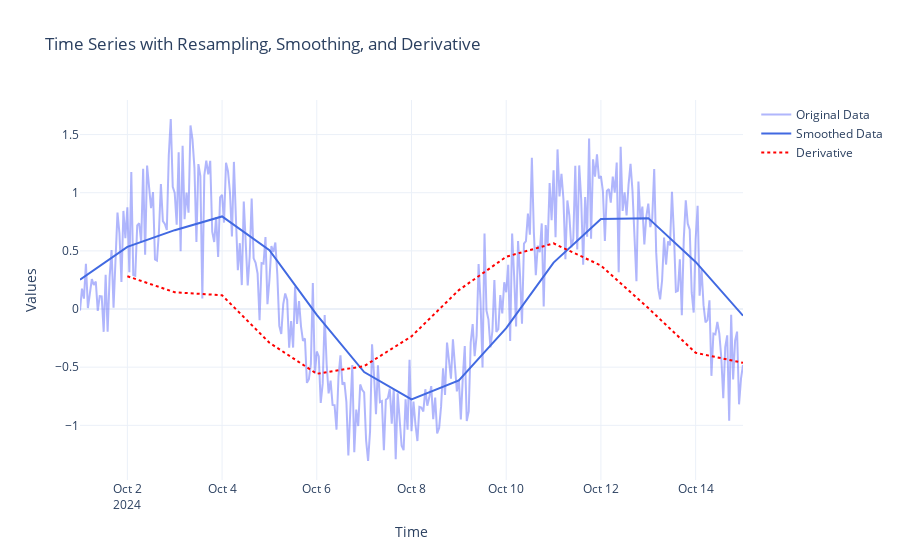

The notebook cell saved with this chart:
### Code cell
import pandas as pd
import numpy as np
import matplotlib.pyplot as plt
import plotly.graph_objects as go

# Sample data generation
dates = pd.date_range(start="2024-10-01", end="2024-10-15", freq="H")
values = np.sin(np.linspace(0, 10, len(dates))) + np.random.normal(0, 0.3, len(dates))
df = pd.DataFrame(values, index=dates, columns=["value"])

# Function to resample, smooth, and compute derivative
def resample_smooth_derivative(df, col_name, resample_freq='D', rolling_window=3):
    # Resample to daily frequency, then apply smoothing
    df_resampled = df[col_name].resample(resample_freq).mean()
    df_smoothed = df_resampled.rolling(window=rolling_window, min_periods=1).mean()
    
    # Compute derivative
    df_derivative = df_smoothed.diff().dropna()  # Drop NaNs after diff
    
    # Plotting with Plotly
    fig = go.Figure()
    
    # Original, resampled, and smoothed data
    fig.add_trace(go.Scatter(x=df.index, y=df[col_name], mode='lines', name='Original Data', opacity=0.5))
    fig.add_trace(go.Scatter(x=df_smoothed.index, y=df_smoothed, mode='lines', name='Smoothed Data',
                             line=dict(color='royalblue', width=2)))
    
    # Derivative of smoothed data
    fig.add_trace(go.Scatter(x=df_derivative.index, y=df_derivative, mode='lines', name='Derivative',
                             line=dict(color='red', width=2, dash='dot')))
    
    # Layout adjustments
    fig.update_layout(
        title="Time Series with Resampling, Smoothing, and Derivative",
        xaxis_title="Time",
        yaxis_title="Values",
        template="plotly_white"
    )
    
    fig.show()
    
    # Optional Matplotlib plot
    plt.figure(figsize=(12, 6))
    plt.plot(df.index, df[col_name], label="Original Data", color='gray', alpha=0.5)
    plt.plot(df_smoothed.index, df_smoothed, label="Smoothed Data", color='royalblue')
    plt.plot(df_derivative.index, df_derivative, label="Derivative", color='red', linestyle='--')
    
    plt.title("Resampled, Smoothed Data and Derivative")
    plt.xlabel("Time")
    plt.ylabel("Value / Rate of Change")
    plt.legend()
    plt.show()

# Run the function to visualize
resample_smooth_derivative(df, 'value', resample_freq='D', rolling_window=3)

### Figure 1 — Plotly figure (JSON) as saved in the notebook; plotly's stock layout.template omitted (floating-point values rounded to 4 significant figures; data arrays with more than 128 entries replaced by an {"elided": "..."} marker saying what was removed)
{"data": [{"mode": "lines", "name": "Original Data", "opacity": 0.5, "type": "scatter", "x": {"elided": "337 str values"}, "y": {"elided": "337 float values"}}, {"line": {"color": "royalblue", "width": 2}, "mode": "lines", "name": "Smoothed Data", "type": "scatter", "x": ["2024-10-01T00:00:00", "2024-10-02T00:00:00", "2024-10-03T00:00:00", "2024-10-04T00:00:00", "2024-10-05T00:00:00", "2024-10-06T00:00:00", "2024-10-07T00:00:00", "2024-10-08T00:00:00", "2024-10-09T00:00:00", "2024-10-10T00:00:00", "2024-10-11T00:00:00", "2024-10-12T00:00:00", "2024-10-13T00:00:00", "2024-10-14T00:00:00", "2024-10-15T00:00:00"], "y": [0.252, 0.534, 0.6779, 0.7961, 0.5059, -0.05088, -0.5419, -0.777, -0.6143, -0.1649, 0.3993, 0.7737, 0.7815, 0.4049, -0.0575]}, {"line": {"color": "red", "dash": "dot", "width": 2}, "mode": "lines", "name": "Derivative", "type": "scatter", "x": ["2024-10-02T00:00:00", "2024-10-03T00:00:00", "2024-10-04T00:00:00", "2024-10-05T00:00:00", "2024-10-06T00:00:00", "2024-10-07T00:00:00", "2024-10-08T00:00:00", "2024-10-09T00:00:00", "2024-10-10T00:00:00", "2024-10-11T00:00:00", "2024-10-12T00:00:00", "2024-10-13T00:00:00", "2024-10-14T00:00:00", "2024-10-15T00:00:00"], "y": [0.282, 0.144, 0.1181, -0.2902, -0.5568, -0.491, -0.2351, 0.1627, 0.4494, 0.5643, 0.3743, 0.007818, -0.3766, -0.4624]}], "layout": {"title": {"text": "Time Series with Resampling, Smoothing, and Derivative"}, "xaxis": {"title": {"text": "Time"}}, "yaxis": {"title": {"text": "Values"}}}}
